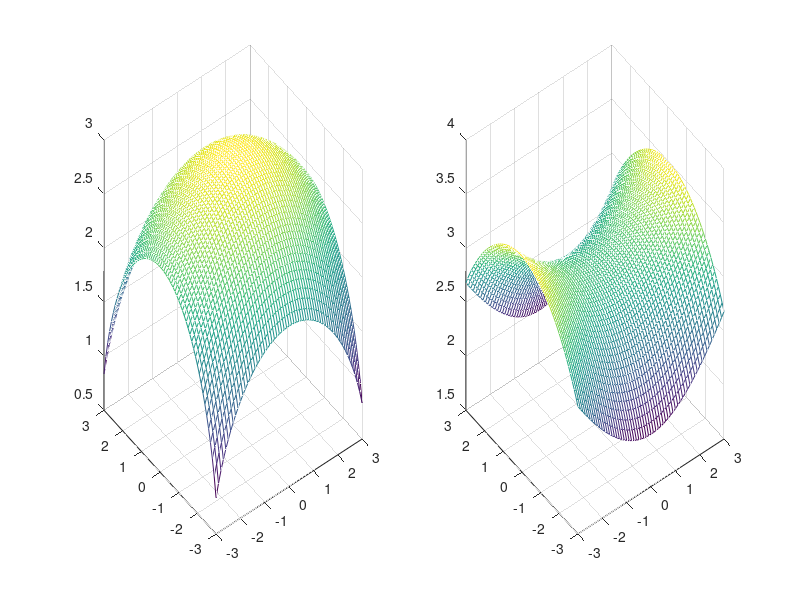

Source code (MATLAB):
x=-3:0.1:3;y=-3:0.1:3;
[X Y]=meshgrid(x,y);

a=5; b=4; c=3; d=1;
z=c.*(d-(X.^2)./(a^2)-(Y.^2)./(b^2)).^(1/2);
subplot(121);
mesh(X,Y,z);

a=5*j;
z=c.*(d-(X.^2)./(a^2)-(Y.^2)./(b^2)).^(1/2);
subplot(1,2,2);mesh(X,Y,z);